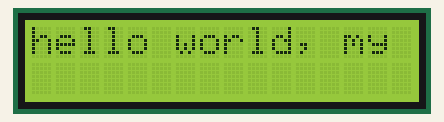
A sketch run on a simulated Arduino Uno, built with avr-gcc and run on an emulated ATmega328P. On the bench: 16×2 character LCD.

Above: at 0.1 s.
At 2.1 s:
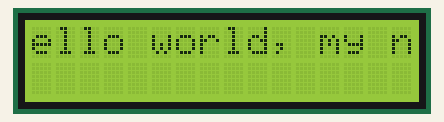
At 6.6 s:
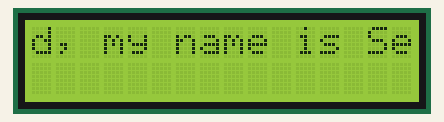
At 11.1 s:
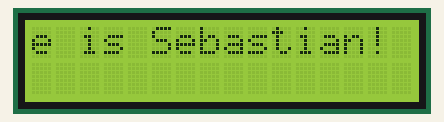
At 20.6 s:
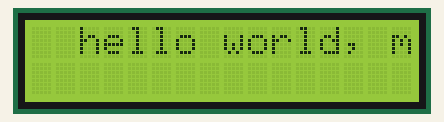
At 39.1 s:
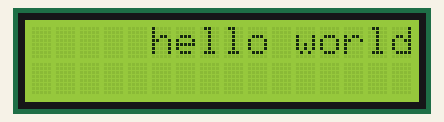

Measured:
- what the display in image 1 shows lasts 0.5 s, from 2.1 s to 2.6 s

The sketch:

code_P2.ino
```cpp
// include the library code:
#include <LiquidCrystal.h>

// initialize the library by associating any needed LCD interface pin
// with the arduino pin number it is connected to
const int rs = 12, en = 11, d4 = 2, d5 = 3, d6 = 4, d7 = 5;
LiquidCrystal lcd(rs, en, d4, d5, d6, d7);

void setup() {
    // set up the LCD's number of columns and rows:
    lcd.begin(16, 2);
    // Print a message to the LCD.
    lcd.print("hello world, my name is Sebastian!");
    delay(2000);
}

void loop() {
    // scroll one position left:
    lcd.scrollDisplayLeft();
    // wait a bit:
    delay(500);
}
```
